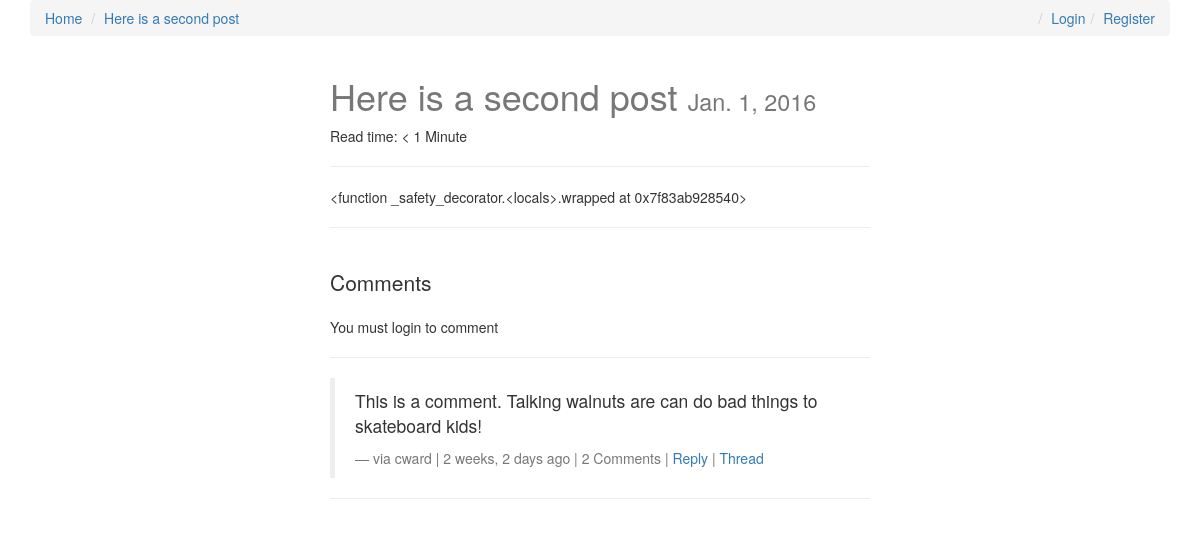
/here-is-a-second-post/, run on an earlier commit of the app's database.
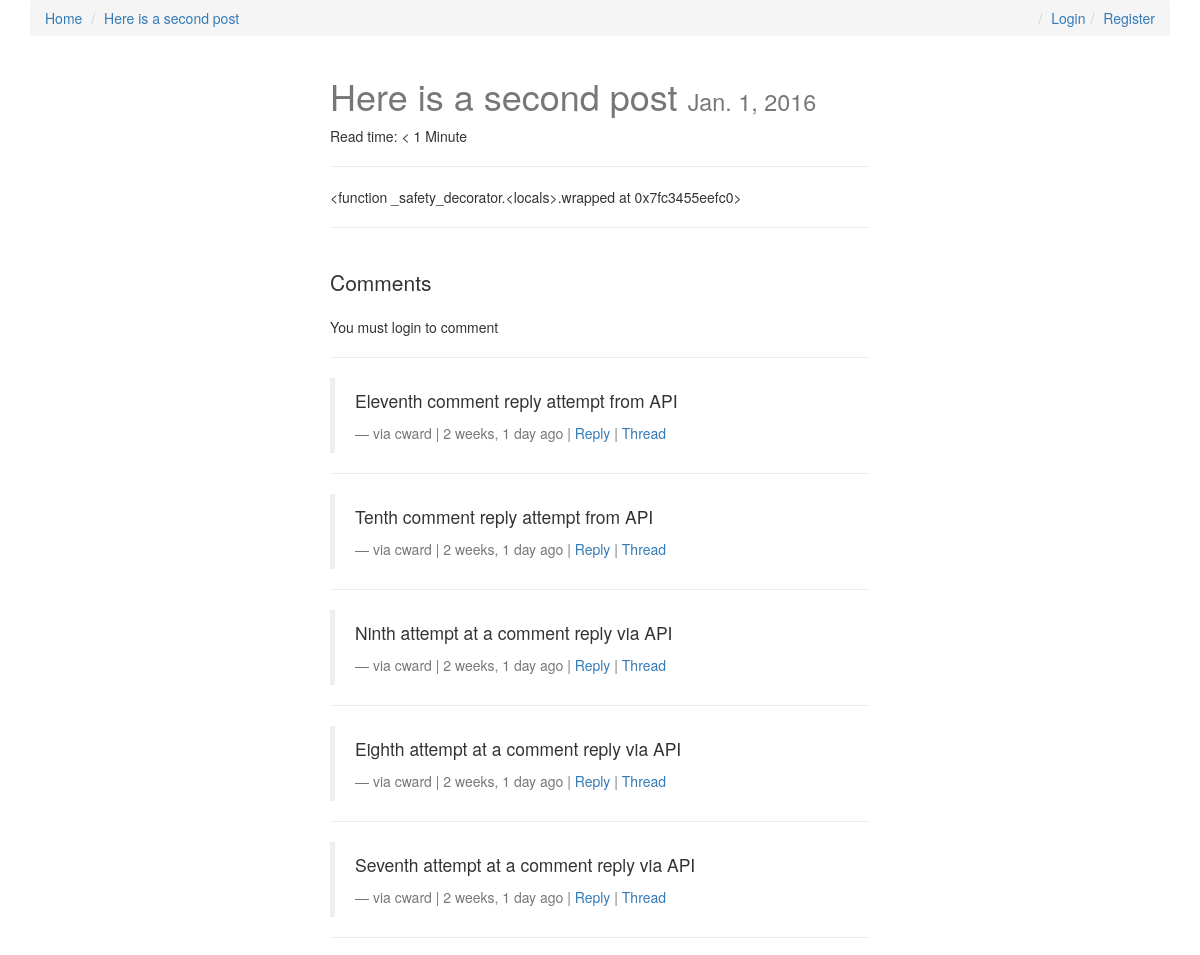
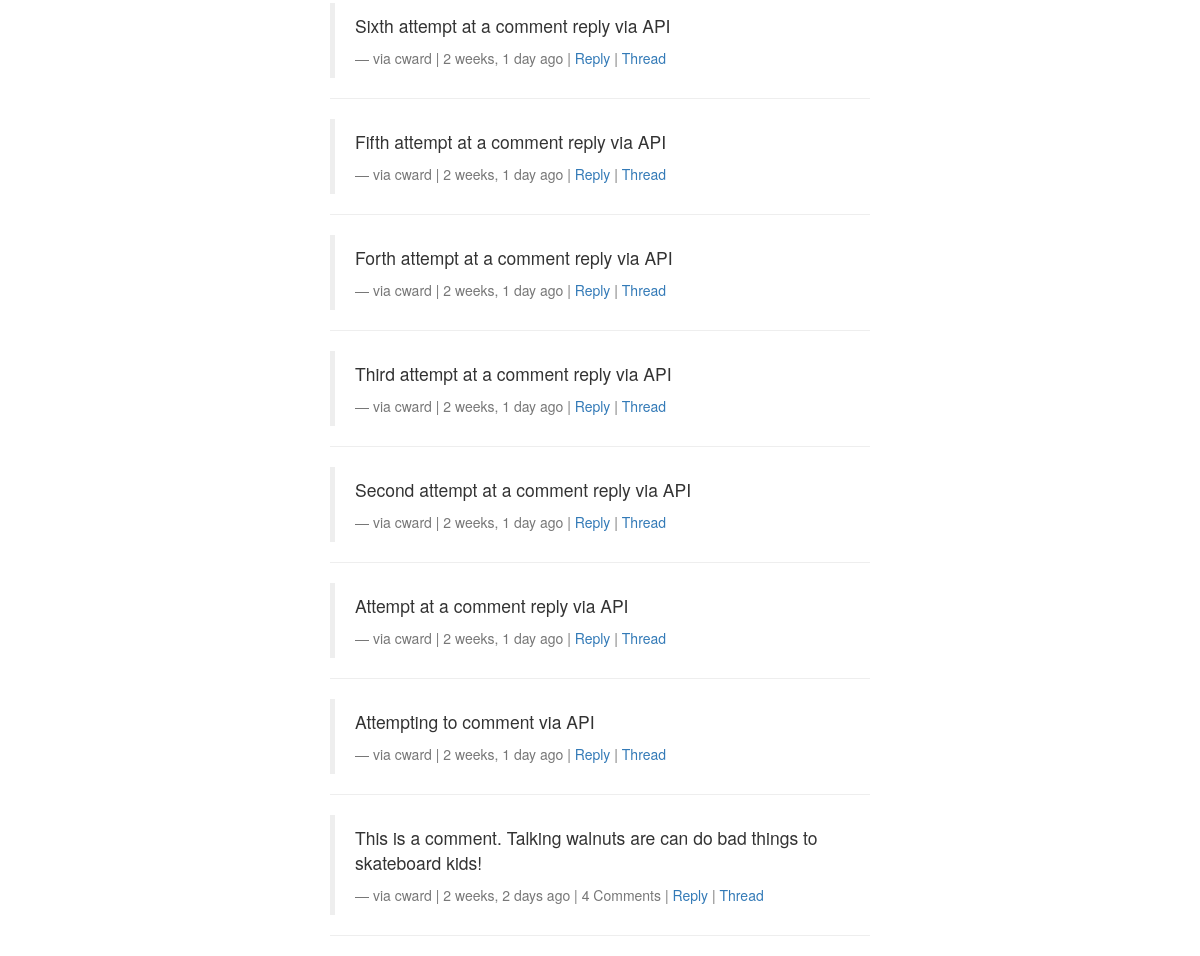
And on a later commit of the database (2 pictures, top to bottom).
### posts/models.py (models this page shows, shortened)
class Post(models.Model):
    user = models.ForeignKey(settings.AUTH_USER_MODEL, default=1)
    title = models.CharField(max_length=120)
    slug = models.SlugField(unique=True)
    image = models.ImageField(upload_to=upload_location,
            null=True,
            blank=True,
            width_field="width_field",
            height_field="height_field")
    height_field = models.IntegerField(default=0)
    width_field = models.IntegerField(default=0)
    content = models.TextField()
    draft = models.BooleanField(default=False)
    publish = models.DateField(auto_now=False, auto_now_add=False)
    read_time =  models.IntegerField(default=0) # models.TimeField(null=True, blank=True) #assume minutes
    updated = models.DateTimeField(auto_now=True, auto_now_add=False)
    timestamp = models.DateTimeField(auto_now=False, auto_now_add=True)
    objects = PostManager()
    def get_absolute_url(self):
        return reverse("posts:detail", kwargs={"slug": self.slug})
    class Meta:
        ordering = ["-timestamp", "-updated"]
    def get_markdown(self):
        content = self.content
        markdown_text = markdown(content)
        return mark_safe(markdown_text)
    @property
    def comments(self):
        instance = self
        qs = Comment.objects.filter_by_instance(instance)
        return qs
    @property
    def get_content_type(self):
        instance = self
        content_type = ContentType.objects.get_for_model(instance.__class__)
        return content_type

### comments/models.py (models this page shows, shortened)
class Comment(models.Model):
    user        = models.ForeignKey(settings.AUTH_USER_MODEL, default=1)
    content_type = models.ForeignKey(ContentType, on_delete=models.CASCADE)
    object_id = models.PositiveIntegerField()
    content_object = GenericForeignKey('content_type', 'object_id')
    parent      = models.ForeignKey("self", null=True, blank=True)
    content     = models.TextField()
    timestamp   = models.DateTimeField(auto_now_add=True)
    objects = CommentManager()
    class Meta:
        ordering = ['-timestamp']
    def get_absolute_url(self):
        return reverse("comments:thread", kwargs={"id": self.id})
    def children(self): #replies
        return Comment.objects.filter(parent=self)

### posts/views.py (the view, shortened to what this page needs)
# urls.py: url(r'^(?P<slug>[\w-]+)/$', post_detail, name='detail'),
def post_detail(request, slug=None):
	instance = get_object_or_404(Post, slug=slug)
	if instance.publish > timezone.now().date() or instance.draft:
		if not request.user.is_staff or not request.user.is_superuser:
			raise Http404
	share_string = quote_plus(instance.content)
	initial_data = {
			"content_type": instance.get_content_type,
			"object_id": instance.id
	}
	form = CommentForm(request.POST or None, initial=initial_data)
	comments = instance.comments
	context = {
		"title": instance.title,
		"instance": instance,
		"share_string": share_string,
		"comments": comments,
		"comment_form":form,
	}
	return render(request, "post_detail.html", context)

### comments/models.py (called while the page is built)
    def filter_by_instance(self, instance):
        content_type = ContentType.objects.get_for_model(instance.__class__)
        obj_id = instance.id
        qs = super(CommentManager, self).filter(content_type=content_type, object_id= obj_id).filter(parent=None)
        return qs

### posts/templatetags/urlify.py (called while the page is built)
@register.filter
def urlify(value):
    return quote_plus(value)

### templates/post_detail.html (shortened to what this page needs)
{% extends "base.html" %}
{% load urlify %}
{% load crispy_forms_tags %}
 {% block post_detail_link %}
  <li><a href='{{ instance.get_absolute_url }}'>{{ instance.title }}</a></li>
  {% endblock %}
{% block content %}
<div class='col-sm-6 col-sm-offset-3'>
<h1>{{ title }} <small>{% if instance.draft %}<span style='color:red;'>Draft</span> {% endif %}{{ instance.publish }}</small></h1>
<p>Read time: {% if instance.read_time <= 1 %} < 1 Minute {% else %}{{ instance.read_time }} minutes {% endif %}</p>
<p><div class="fb-like" data-href="{{ request.build_absolute_uri }}" data-layout="button_count" data-action="like" data-show-faces="true" data-share="true"></div>
<hr/>
</p>
<div class='row'>
<div class='col-sm-12 '>
   <div class='post-detail-item'>{{ instance.get_markdown }}</div>
    <hr/>
    <br/>
    <div>
        <p class='lead'>Comments</p>
        {% if request.user.is_authenticated %}
        <form method="POST" action="."> {% csrf_token %}
            {{ comment_form|crispy }}
            <input type='submit' value='Post comment' class='btn btn-default'>
        </form>
        {% else %}
        <p>You must login to comment </p>
        {% endif %}
        <hr/>
        {% for comment in comments %}
        <blockquote>
          <p>{{ comment.content }}</p>
          <footer>via {{ comment.user }} | {{ comment.timestamp|timesince }} ago | {% if comment.children.count > 0 %}{{ comment.children.count }} Comment{% if comment.children.count > 1 %}s{% endif %} | {% endif %} <a class='comment-reply-btn' href='#'>Reply</a> | <a class='' href='{{ comment.get_absolute_url }}'>Thread</a></footer>
        </blockquote>
        <hr/>
        {% endfor %}
    </div>
</div>
</div>
</div>
{% endblock content %}

### templates/base.html (shortened to what this page needs)
{% load staticfiles %}
<html>
<head>
<link rel="stylesheet" href="https://maxcdn.bootstrapcdn.com/bootstrap/3.3.6/css/bootstrap.min.css">
<link rel="stylesheet" href="https://maxcdn.bootstrapcdn.com/bootstrap/3.3.6/css/bootstrap-theme.min.css">
<link rel='stylesheet' href='https://maxcdn.bootstrapcdn.com/font-awesome/4.5.0/css/font-awesome.min.css' >
<link rel='stylesheet' href='{% static "css/base.css" %}' />
</head>
<body>
<div class='container'>
    <ol class='breadcrumb'>
        <li><a href='{% url "posts:list" %}'>Home</a></li>
        {% block post_detail_link %}
        {% endblock %}
        {% if not request.user.is_authenticated %}
        <li class='pull-right'><a href='{% url "register" %}'>Register</a></li>
        <li class='pull-right'><a href='{% url "login" %}'>Login</a></li>
        {% else %}
        <li class='pull-right'><a href='{% url "logout" %}'>Logout</a></li>
        {% endif %}
    </ol>
{% block content %}{% endblock content %}
</div>
</body>
</html>

### static/css/base.css (style rules this page uses)
h1 { color: #777777; }

What changed in the data, as far as the page shows it:
computed for Post "Here is a second post": get_markdown "<function _safety_decorator.<locals>.wrapped at 0x7f83ab928540>" → "<function _safety_decorator.<locals>.wrapped at 0x7fc3455eefc0>"
added Comment: content "Eleventh comment reply attempt from API", user "cward", timestamp "2 weeks, 1 day"
added Comment: content "Tenth comment reply attempt from API", user "cward", timestamp "2 weeks, 1 day"
added Comment: content "Ninth attempt at a comment reply via API", user "cward", timestamp "2 weeks, 1 day"
added Comment: content "Eighth attempt at a comment reply via API", user "cward", timestamp "2 weeks, 1 day"
added Comment: content "Seventh attempt at a comment reply via API", user "cward", timestamp "2 weeks, 1 day"
added Comment: content "Sixth attempt at a comment reply via API", user "cward", timestamp "2 weeks, 1 day"
added Comment: content "Fifth attempt at a comment reply via API", user "cward", timestamp "2 weeks, 1 day"
added Comment: content "Forth attempt at a comment reply via API", user "cward", timestamp "2 weeks, 1 day"
added Comment: content "Third attempt at a comment reply via API", user "cward", timestamp "2 weeks, 1 day"
added Comment: content "Second attempt at a comment reply via API", user "cward", timestamp "2 weeks, 1 day"
added Comment: content "Attempt at a comment reply via API", user "cward", timestamp "2 weeks, 1 day"
added Comment: content "Attempting to comment via API", user "cward", timestamp "2 weeks, 1 day"
computed for Comment "This is a comment. Talking walnuts are can do bad things to skateboard kids!": children.count "2" → "4"
